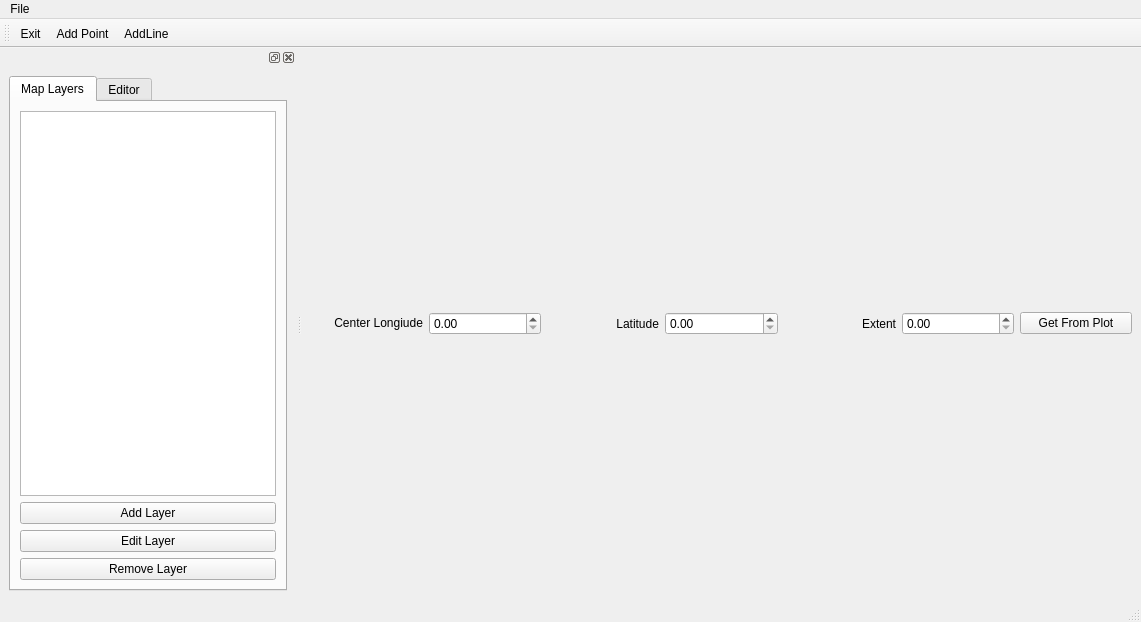
<?xml version="1.0" encoding="UTF-8"?>
<ui version="4.0">
 <class>MainWindow</class>
 <widget class="QMainWindow" name="MainWindow">
  <property name="geometry">
   <rect>
    <x>0</x>
    <y>0</y>
    <width>1141</width>
    <height>622</height>
   </rect>
  </property>
  <property name="windowTitle">
   <string>MainWindow</string>
  </property>
  <widget class="QWidget" name="centralwidget">
   <layout class="QGridLayout" name="gridLayout_5">
    <item row="1" column="4">
     <widget class="QLabel" name="label_3">
      <property name="text">
       <string>Extent</string>
      </property>
      <property name="alignment">
       <set>Qt::AlignRight|Qt::AlignTrailing|Qt::AlignVCenter</set>
      </property>
     </widget>
    </item>
    <item row="1" column="3">
     <widget class="QDoubleSpinBox" name="doubleSpinBoxLatitude"/>
    </item>
    <item row="1" column="5">
     <widget class="QDoubleSpinBox" name="doubleSpinBoxExtent"/>
    </item>
    <item row="1" column="1">
     <widget class="QDoubleSpinBox" name="doubleSpinBoxLongitude"/>
    </item>
    <item row="1" column="0">
     <widget class="QLabel" name="label">
      <property name="maximumSize">
       <size>
        <width>16777215</width>
        <height>20</height>
       </size>
      </property>
      <property name="text">
       <string>Center Longiude</string>
      </property>
      <property name="alignment">
       <set>Qt::AlignRight|Qt::AlignTrailing|Qt::AlignVCenter</set>
      </property>
     </widget>
    </item>
    <item row="0" column="0" colspan="7">
     <layout class="QGridLayout" name="gridLayoutMap"/>
    </item>
    <item row="1" column="6">
     <widget class="QPushButton" name="pushButtonGetCenter">
      <property name="text">
       <string>Get From Plot</string>
      </property>
     </widget>
    </item>
    <item row="1" column="2">
     <widget class="QLabel" name="label_2">
      <property name="text">
       <string>Latitude</string>
      </property>
      <property name="alignment">
       <set>Qt::AlignRight|Qt::AlignTrailing|Qt::AlignVCenter</set>
      </property>
     </widget>
    </item>
   </layout>
  </widget>
  <widget class="QMenuBar" name="menubar">
   <property name="geometry">
    <rect>
     <x>0</x>
     <y>0</y>
     <width>1141</width>
     <height>22</height>
    </rect>
   </property>
   <widget class="QMenu" name="menuFile">
    <property name="title">
     <string>File</string>
    </property>
    <addaction name="actionOpen_Layer"/>
    <addaction name="actionExit"/>
   </widget>
   <addaction name="menuFile"/>
  </widget>
  <widget class="QStatusBar" name="statusbar"/>
  <widget class="QToolBar" name="toolBar">
   <property name="windowTitle">
    <string>toolBar</string>
   </property>
   <attribute name="toolBarArea">
    <enum>TopToolBarArea</enum>
   </attribute>
   <attribute name="toolBarBreak">
    <bool>false</bool>
   </attribute>
   <addaction name="actionExit"/>
   <addaction name="actionAddPoint"/>
   <addaction name="actionAddLine"/>
  </widget>
  <widget class="QDockWidget" name="dockWidget">
   <attribute name="dockWidgetArea">
    <number>1</number>
   </attribute>
   <widget class="QWidget" name="dockWidgetContents">
    <layout class="QGridLayout" name="gridLayout_2">
     <item row="0" column="0">
      <widget class="QTabWidget" name="tabWidget">
       <property name="currentIndex">
        <number>0</number>
       </property>
       <widget class="QWidget" name="tab">
        <attribute name="title">
         <string>Map Layers</string>
        </attribute>
        <layout class="QGridLayout" name="gridLayout">
         <item row="0" column="0">
          <layout class="QVBoxLayout" name="verticalLayout">
           <item>
            <widget class="QListWidget" name="listWidget">
             <property name="maximumSize">
              <size>
               <width>16777215</width>
               <height>16777215</height>
              </size>
             </property>
            </widget>
           </item>
           <item>
            <widget class="QPushButton" name="pushButtonAddLayer">
             <property name="text">
              <string>Add Layer</string>
             </property>
            </widget>
           </item>
           <item>
            <widget class="QPushButton" name="pushButtonEditLayer">
             <property name="text">
              <string>Edit Layer</string>
             </property>
             <property name="checkable">
              <bool>false</bool>
             </property>
            </widget>
           </item>
           <item>
            <widget class="QPushButton" name="pushButtonRemoveLayer">
             <property name="text">
              <string>Remove Layer</string>
             </property>
            </widget>
           </item>
          </layout>
         </item>
        </layout>
       </widget>
       <widget class="QWidget" name="tab_2">
        <attribute name="title">
         <string>Editor</string>
        </attribute>
        <layout class="QGridLayout" name="gridLayout_3">
         <item row="2" column="0">
          <widget class="QPushButton" name="pushButtonSave">
           <property name="text">
            <string>Save</string>
           </property>
          </widget>
         </item>
         <item row="0" column="0">
          <widget class="QLabel" name="labelLayer">
           <property name="text">
            <string>TextLabel</string>
           </property>
          </widget>
         </item>
         <item row="1" column="0">
          <widget class="QTableView" name="tableViewEditor"/>
         </item>
         <item row="3" column="0">
          <widget class="QPushButton" name="pushButtonSaveAs">
           <property name="text">
            <string>Save As</string>
           </property>
          </widget>
         </item>
         <item row="4" column="0">
          <widget class="QPushButton" name="pushButtonClean">
           <property name="text">
            <string>Clean</string>
           </property>
          </widget>
         </item>
        </layout>
       </widget>
      </widget>
     </item>
    </layout>
   </widget>
  </widget>
  <action name="actionOpen_Layer">
   <property name="text">
    <string>Add Layer</string>
   </property>
  </action>
  <action name="actionExit">
   <property name="text">
    <string>Exit</string>
   </property>
  </action>
  <action name="actionRemove_Layer">
   <property name="text">
    <string>Remove Layer</string>
   </property>
  </action>
  <action name="actionAddPoint">
   <property name="checkable">
    <bool>false</bool>
   </property>
   <property name="icon">
    <iconset resource="mapeditor.qrc">
     <normaloff>:/pref/—Pngtree—3d pin point icon_8103083.png</normaloff>:/pref/—Pngtree—3d pin point icon_8103083.png</iconset>
   </property>
   <property name="text">
    <string>Add Point</string>
   </property>
  </action>
  <action name="actionAddLine">
   <property name="checkable">
    <bool>false</bool>
   </property>
   <property name="icon">
    <iconset resource="mapeditor.qrc">
     <normaloff>:/pref/icons8-polyline-30.png</normaloff>:/pref/icons8-polyline-30.png</iconset>
   </property>
   <property name="text">
    <string>AddLine</string>
   </property>
  </action>
 </widget>
 <resources>
  <include location="mapeditor.qrc"/>
 </resources>
 <connections>
  <connection>
   <sender>actionExit</sender>
   <signal>triggered()</signal>
   <receiver>MainWindow</receiver>
   <slot>close()</slot>
   <hints>
    <hint type="sourcelabel">
     <x>-1</x>
     <y>-1</y>
    </hint>
    <hint type="destinationlabel">
     <x>399</x>
     <y>299</y>
    </hint>
   </hints>
  </connection>
 </connections>
</ui>
